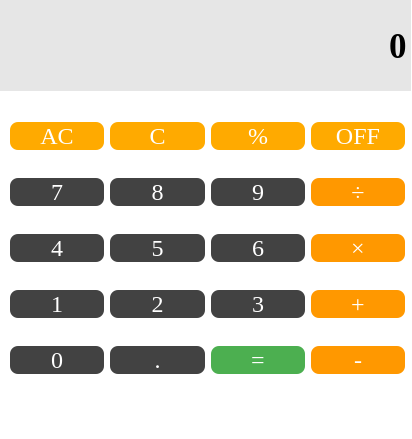
<?xml version="1.0" encoding="UTF-8"?>
<ui version="4.0">
 <class>MainWindow</class>
 <widget class="QMainWindow" name="MainWindow">
  <property name="geometry">
   <rect>
    <x>0</x>
    <y>0</y>
    <width>412</width>
    <height>439</height>
   </rect>
  </property>
  <property name="focusPolicy">
   <enum>Qt::NoFocus</enum>
  </property>
  <property name="windowTitle">
   <string>MainWindow</string>
  </property>
  <property name="styleSheet">
   <string notr="true">background-color: #ffffff;
color: black;
border: none;
</string>
  </property>
  <widget class="QWidget" name="centralwidget">
   <widget class="QPushButton" name="pushButton_25">
    <property name="geometry">
     <rect>
      <x>70</x>
      <y>660</y>
      <width>81</width>
      <height>81</height>
     </rect>
    </property>
    <property name="text">
     <string>PushButton</string>
    </property>
   </widget>
   <widget class="QPushButton" name="pushButton_26">
    <property name="geometry">
     <rect>
      <x>70</x>
      <y>570</y>
      <width>81</width>
      <height>81</height>
     </rect>
    </property>
    <property name="text">
     <string>PushButton</string>
    </property>
   </widget>
   <widget class="QPushButton" name="pushButton_28">
    <property name="geometry">
     <rect>
      <x>70</x>
      <y>750</y>
      <width>81</width>
      <height>81</height>
     </rect>
    </property>
    <property name="text">
     <string>PushButton</string>
    </property>
   </widget>
   <widget class="QLineEdit" name="display">
    <property name="enabled">
     <bool>true</bool>
    </property>
    <property name="geometry">
     <rect>
      <x>0</x>
      <y>0</y>
      <width>411</width>
      <height>91</height>
     </rect>
    </property>
    <property name="font">
     <font>
      <family>Times New Roman</family>
      <pointsize>26</pointsize>
      <weight>75</weight>
      <bold>true</bold>
     </font>
    </property>
    <property name="focusPolicy">
     <enum>Qt::ClickFocus</enum>
    </property>
    <property name="styleSheet">
     <string notr="true">background :rgb(230, 230, 230)</string>
    </property>
    <property name="inputMask">
     <string/>
    </property>
    <property name="text">
     <string>0</string>
    </property>
    <property name="cursorPosition">
     <number>1</number>
    </property>
    <property name="alignment">
     <set>Qt::AlignRight|Qt::AlignTrailing|Qt::AlignVCenter</set>
    </property>
   </widget>
   <widget class="QWidget" name="layoutWidget">
    <property name="geometry">
     <rect>
      <x>10</x>
      <y>100</y>
      <width>395</width>
      <height>300</height>
     </rect>
    </property>
    <layout class="QGridLayout" name="gridLayout">
     <item row="0" column="0">
      <widget class="QPushButton" name="btn_clearall">
       <property name="font">
        <font>
         <family>Times New Roman</family>
         <pointsize>18</pointsize>
        </font>
       </property>
       <property name="focusPolicy">
        <enum>Qt::NoFocus</enum>
       </property>
       <property name="styleSheet">
        <string notr="true">background-color: rgb(255, 170, 0);
color: white;
border: none;
border-radius: 8px;</string>
       </property>
       <property name="text">
        <string>AC</string>
       </property>
       <property name="shortcut">
        <string>Ctrl+Space</string>
       </property>
      </widget>
     </item>
     <item row="0" column="1">
      <widget class="QPushButton" name="btn_clear">
       <property name="font">
        <font>
         <family>Times New Roman</family>
         <pointsize>18</pointsize>
        </font>
       </property>
       <property name="focusPolicy">
        <enum>Qt::NoFocus</enum>
       </property>
       <property name="styleSheet">
        <string notr="true">background-color: rgb(255, 170, 0);
color: white;
border: none;
border-radius: 8px;</string>
       </property>
       <property name="text">
        <string>C</string>
       </property>
       <property name="shortcut">
        <string>Backspace</string>
       </property>
      </widget>
     </item>
     <item row="0" column="2">
      <widget class="QPushButton" name="btn_module">
       <property name="enabled">
        <bool>true</bool>
       </property>
       <property name="font">
        <font>
         <family>Times New Roman</family>
         <pointsize>18</pointsize>
        </font>
       </property>
       <property name="focusPolicy">
        <enum>Qt::NoFocus</enum>
       </property>
       <property name="styleSheet">
        <string notr="true">background-color: rgb(255, 170, 0);
color: white;
border: none;
border-radius: 8px;</string>
       </property>
       <property name="text">
        <string>%</string>
       </property>
      </widget>
     </item>
     <item row="0" column="3">
      <widget class="QPushButton" name="btn_off">
       <property name="font">
        <font>
         <family>Times New Roman</family>
         <pointsize>18</pointsize>
         <weight>50</weight>
         <bold>false</bold>
        </font>
       </property>
       <property name="focusPolicy">
        <enum>Qt::NoFocus</enum>
       </property>
       <property name="styleSheet">
        <string notr="true">background-color: rgb(255, 170, 0);
color: white;
border: none;
border-radius: 8px;</string>
       </property>
       <property name="text">
        <string>OFF</string>
       </property>
       <property name="shortcut">
        <string>Ctrl+S, Ctrl+S</string>
       </property>
      </widget>
     </item>
     <item row="1" column="0">
      <widget class="QPushButton" name="btn_7">
       <property name="font">
        <font>
         <family>Times New Roman</family>
         <pointsize>18</pointsize>
        </font>
       </property>
       <property name="focusPolicy">
        <enum>Qt::NoFocus</enum>
       </property>
       <property name="styleSheet">
        <string notr="true">background-color: #424242;
color: white;
border: none;
border-radius: 8px;</string>
       </property>
       <property name="text">
        <string>7</string>
       </property>
       <property name="shortcut">
        <string>7</string>
       </property>
      </widget>
     </item>
     <item row="1" column="1">
      <widget class="QPushButton" name="btn_8">
       <property name="font">
        <font>
         <family>Times New Roman</family>
         <pointsize>18</pointsize>
        </font>
       </property>
       <property name="focusPolicy">
        <enum>Qt::NoFocus</enum>
       </property>
       <property name="styleSheet">
        <string notr="true">background-color: #424242;
color: white;
border: none;
border-radius: 8px;</string>
       </property>
       <property name="text">
        <string>8</string>
       </property>
       <property name="shortcut">
        <string>8</string>
       </property>
      </widget>
     </item>
     <item row="1" column="2">
      <widget class="QPushButton" name="btn_9">
       <property name="font">
        <font>
         <family>Times New Roman</family>
         <pointsize>18</pointsize>
        </font>
       </property>
       <property name="focusPolicy">
        <enum>Qt::NoFocus</enum>
       </property>
       <property name="styleSheet">
        <string notr="true">background-color: #424242;
color: white;
border: none;
border-radius: 8px;</string>
       </property>
       <property name="text">
        <string>9</string>
       </property>
       <property name="shortcut">
        <string>9</string>
       </property>
      </widget>
     </item>
     <item row="1" column="3">
      <widget class="QPushButton" name="btn_divide">
       <property name="font">
        <font>
         <family>Times New Roman</family>
         <pointsize>18</pointsize>
        </font>
       </property>
       <property name="focusPolicy">
        <enum>Qt::NoFocus</enum>
       </property>
       <property name="styleSheet">
        <string notr="true">background-color: #ff9800;
color: white;
border: none;
border-radius: 8px;</string>
       </property>
       <property name="text">
        <string>÷</string>
       </property>
       <property name="shortcut">
        <string>/</string>
       </property>
      </widget>
     </item>
     <item row="2" column="0">
      <widget class="QPushButton" name="btn_4">
       <property name="font">
        <font>
         <family>Times New Roman</family>
         <pointsize>18</pointsize>
        </font>
       </property>
       <property name="focusPolicy">
        <enum>Qt::NoFocus</enum>
       </property>
       <property name="styleSheet">
        <string notr="true">background-color: #424242;
color: white;
border: none;
border-radius: 8px;</string>
       </property>
       <property name="text">
        <string>4</string>
       </property>
       <property name="shortcut">
        <string>4</string>
       </property>
      </widget>
     </item>
     <item row="2" column="1">
      <widget class="QPushButton" name="btn_5">
       <property name="font">
        <font>
         <family>Times New Roman</family>
         <pointsize>18</pointsize>
        </font>
       </property>
       <property name="focusPolicy">
        <enum>Qt::NoFocus</enum>
       </property>
       <property name="styleSheet">
        <string notr="true">background-color: #424242;
color: white;
border: none;
border-radius: 8px;</string>
       </property>
       <property name="text">
        <string>5</string>
       </property>
       <property name="shortcut">
        <string>5</string>
       </property>
      </widget>
     </item>
     <item row="2" column="2">
      <widget class="QPushButton" name="btn_6">
       <property name="font">
        <font>
         <family>Times New Roman</family>
         <pointsize>18</pointsize>
        </font>
       </property>
       <property name="focusPolicy">
        <enum>Qt::NoFocus</enum>
       </property>
       <property name="styleSheet">
        <string notr="true">background-color: #424242;
color: white;
border: none;
border-radius: 8px;</string>
       </property>
       <property name="text">
        <string>6</string>
       </property>
       <property name="shortcut">
        <string>6</string>
       </property>
      </widget>
     </item>
     <item row="2" column="3">
      <widget class="QPushButton" name="btn_multiply">
       <property name="font">
        <font>
         <family>Times New Roman</family>
         <pointsize>18</pointsize>
        </font>
       </property>
       <property name="focusPolicy">
        <enum>Qt::NoFocus</enum>
       </property>
       <property name="styleSheet">
        <string notr="true">background-color: #ff9800;
color: white;
border: none;
border-radius: 8px;</string>
       </property>
       <property name="text">
        <string>×</string>
       </property>
       <property name="shortcut">
        <string>*</string>
       </property>
      </widget>
     </item>
     <item row="3" column="0">
      <widget class="QPushButton" name="btn_1">
       <property name="font">
        <font>
         <family>Times New Roman</family>
         <pointsize>18</pointsize>
        </font>
       </property>
       <property name="focusPolicy">
        <enum>Qt::NoFocus</enum>
       </property>
       <property name="styleSheet">
        <string notr="true">background-color: #424242;
color: white;
border: none;
border-radius: 8px;</string>
       </property>
       <property name="text">
        <string>1</string>
       </property>
       <property name="shortcut">
        <string>1</string>
       </property>
      </widget>
     </item>
     <item row="3" column="1">
      <widget class="QPushButton" name="btn_2">
       <property name="font">
        <font>
         <family>Times New Roman</family>
         <pointsize>18</pointsize>
        </font>
       </property>
       <property name="focusPolicy">
        <enum>Qt::NoFocus</enum>
       </property>
       <property name="styleSheet">
        <string notr="true">background-color: #424242;
color: white;
border: none;
border-radius: 8px;</string>
       </property>
       <property name="text">
        <string>2</string>
       </property>
       <property name="shortcut">
        <string>2</string>
       </property>
      </widget>
     </item>
     <item row="3" column="2">
      <widget class="QPushButton" name="btn_3">
       <property name="font">
        <font>
         <family>Times New Roman</family>
         <pointsize>18</pointsize>
        </font>
       </property>
       <property name="focusPolicy">
        <enum>Qt::NoFocus</enum>
       </property>
       <property name="styleSheet">
        <string notr="true">background-color: #424242;
color: white;
border: none;
border-radius: 8px;</string>
       </property>
       <property name="text">
        <string>3</string>
       </property>
       <property name="shortcut">
        <string>3</string>
       </property>
      </widget>
     </item>
     <item row="3" column="3">
      <widget class="QPushButton" name="btn_add">
       <property name="font">
        <font>
         <family>Times New Roman</family>
         <pointsize>18</pointsize>
        </font>
       </property>
       <property name="focusPolicy">
        <enum>Qt::NoFocus</enum>
       </property>
       <property name="styleSheet">
        <string notr="true">background-color: #ff9800;
color: white;
border: none;
border-radius: 8px;</string>
       </property>
       <property name="text">
        <string>+</string>
       </property>
       <property name="shortcut">
        <string>+</string>
       </property>
      </widget>
     </item>
     <item row="4" column="0">
      <widget class="QPushButton" name="btn_0">
       <property name="font">
        <font>
         <family>Times New Roman</family>
         <pointsize>18</pointsize>
        </font>
       </property>
       <property name="focusPolicy">
        <enum>Qt::NoFocus</enum>
       </property>
       <property name="styleSheet">
        <string notr="true">background-color: #424242;
color: white;
border: none;
border-radius: 8px;</string>
       </property>
       <property name="text">
        <string>0</string>
       </property>
       <property name="shortcut">
        <string>0</string>
       </property>
      </widget>
     </item>
     <item row="4" column="1">
      <widget class="QPushButton" name="btn_decimal">
       <property name="font">
        <font>
         <family>Times New Roman</family>
         <pointsize>18</pointsize>
        </font>
       </property>
       <property name="focusPolicy">
        <enum>Qt::NoFocus</enum>
       </property>
       <property name="styleSheet">
        <string notr="true">background-color: #424242;
color: white;
border: none;
border-radius: 8px;</string>
       </property>
       <property name="text">
        <string>.</string>
       </property>
       <property name="shortcut">
        <string>.</string>
       </property>
      </widget>
     </item>
     <item row="4" column="2">
      <widget class="QPushButton" name="btn_output">
       <property name="font">
        <font>
         <family>Times New Roman</family>
         <pointsize>18</pointsize>
        </font>
       </property>
       <property name="focusPolicy">
        <enum>Qt::NoFocus</enum>
       </property>
       <property name="styleSheet">
        <string notr="true">background-color: #4caf50;
color: white;
border: none;
border-radius: 8px;</string>
       </property>
       <property name="text">
        <string>=</string>
       </property>
       <property name="shortcut">
        <string>Return</string>
       </property>
      </widget>
     </item>
     <item row="4" column="3">
      <widget class="QPushButton" name="btn_minus">
       <property name="font">
        <font>
         <family>Times New Roman</family>
         <pointsize>18</pointsize>
        </font>
       </property>
       <property name="focusPolicy">
        <enum>Qt::NoFocus</enum>
       </property>
       <property name="styleSheet">
        <string notr="true">background-color: #ff9800;
color: white;
border: none;
border-radius: 8px;</string>
       </property>
       <property name="text">
        <string>-</string>
       </property>
       <property name="shortcut">
        <string>-</string>
       </property>
      </widget>
     </item>
    </layout>
   </widget>
  </widget>
  <widget class="QMenuBar" name="menubar">
   <property name="geometry">
    <rect>
     <x>0</x>
     <y>0</y>
     <width>412</width>
     <height>26</height>
    </rect>
   </property>
  </widget>
  <widget class="QStatusBar" name="statusbar"/>
 </widget>
 <resources/>
 <connections/>
</ui>
